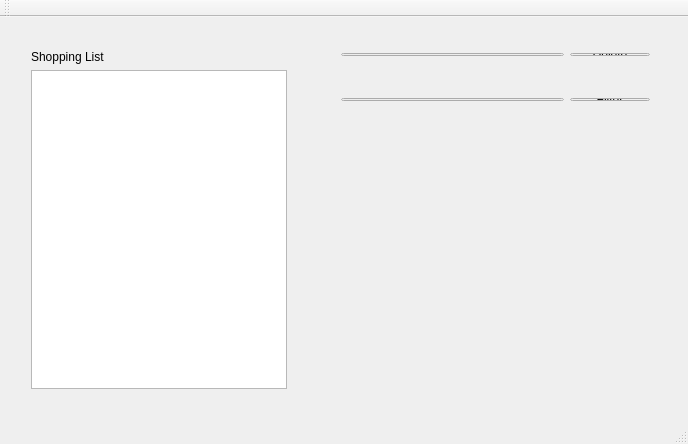
<?xml version="1.0" encoding="UTF-8"?>
<ui version="4.0">
 <class>QtGuiApplication1Class</class>
 <widget class="QMainWindow" name="QtGuiApplication1Class">
  <property name="geometry">
   <rect>
    <x>0</x>
    <y>0</y>
    <width>688</width>
    <height>444</height>
   </rect>
  </property>
  <property name="windowTitle">
   <string>QtGuiApplication1</string>
  </property>
  <widget class="QWidget" name="centralWidget">
   <widget class="QWidget" name="layoutWidget">
    <property name="geometry">
     <rect>
      <x>20</x>
      <y>22</y>
      <width>291</width>
      <height>361</height>
     </rect>
    </property>
    <layout class="QVBoxLayout" name="verticalLayout">
     <item>
      <widget class="QLabel" name="label">
       <property name="text">
        <string>Shopping List</string>
       </property>
      </widget>
     </item>
     <item alignment="Qt::AlignLeft">
      <widget class="QListWidget" name="ShoppingList"/>
     </item>
    </layout>
   </widget>
   <widget class="QWidget" name="layoutWidget">
    <property name="geometry">
     <rect>
      <x>330</x>
      <y>25</y>
      <width>331</width>
      <height>25</height>
     </rect>
    </property>
    <layout class="QHBoxLayout" name="horizontalLayout">
     <item>
      <widget class="QLineEdit" name="deleteLine"/>
     </item>
     <item>
      <widget class="QPushButton" name="deleteButton">
       <property name="text">
        <string>Delete</string>
       </property>
      </widget>
     </item>
    </layout>
   </widget>
   <widget class="QWidget" name="layoutWidget_2">
    <property name="geometry">
     <rect>
      <x>330</x>
      <y>70</y>
      <width>331</width>
      <height>25</height>
     </rect>
    </property>
    <layout class="QHBoxLayout" name="horizontalLayout_2">
     <item>
      <widget class="QLineEdit" name="filterLine"/>
     </item>
     <item>
      <widget class="QPushButton" name="filterButton">
       <property name="text">
        <string>Filter</string>
       </property>
      </widget>
     </item>
    </layout>
   </widget>
  </widget>
  <widget class="QMenuBar" name="menuBar">
   <property name="geometry">
    <rect>
     <x>0</x>
     <y>0</y>
     <width>688</width>
     <height>21</height>
    </rect>
   </property>
  </widget>
  <widget class="QToolBar" name="mainToolBar">
   <attribute name="toolBarArea">
    <enum>TopToolBarArea</enum>
   </attribute>
   <attribute name="toolBarBreak">
    <bool>false</bool>
   </attribute>
  </widget>
  <widget class="QStatusBar" name="statusBar"/>
 </widget>
 <layoutdefault spacing="6" margin="11"/>
 <resources>
  <include location="QtGuiApplication1.qrc"/>
 </resources>
 <connections/>
</ui>
